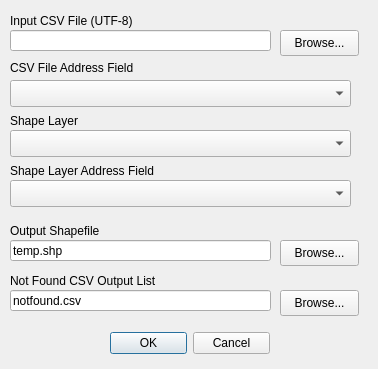
<?xml version="1.0" encoding="UTF-8"?>
<ui version="4.0">
 <class>mmqgis_street_address_join_form</class>
 <widget class="QDialog" name="mmqgis_street_address_join_form">
  <property name="windowModality">
   <enum>Qt::ApplicationModal</enum>
  </property>
  <property name="enabled">
   <bool>true</bool>
  </property>
  <property name="geometry">
   <rect>
    <x>0</x>
    <y>0</y>
    <width>378</width>
    <height>369</height>
   </rect>
  </property>
  <property name="mouseTracking">
   <bool>false</bool>
  </property>
  <property name="windowTitle">
   <string>Street Address Join</string>
  </property>
  <widget class="QDialogButtonBox" name="buttonBox">
   <property name="geometry">
    <rect>
     <x>110</x>
     <y>330</y>
     <width>160</width>
     <height>26</height>
    </rect>
   </property>
   <property name="orientation">
    <enum>Qt::Horizontal</enum>
   </property>
   <property name="standardButtons">
    <set>QDialogButtonBox::Cancel|QDialogButtonBox::Ok</set>
   </property>
  </widget>
  <widget class="QLabel" name="label">
   <property name="geometry">
    <rect>
     <x>10</x>
     <y>220</y>
     <width>261</width>
     <height>22</height>
    </rect>
   </property>
   <property name="text">
    <string>Output Shapefile</string>
   </property>
  </widget>
  <widget class="QLabel" name="label_3">
   <property name="geometry">
    <rect>
     <x>10</x>
     <y>160</y>
     <width>181</width>
     <height>22</height>
    </rect>
   </property>
   <property name="text">
    <string>Shape Layer Address Field</string>
   </property>
  </widget>
  <widget class="QLineEdit" name="outfilename">
   <property name="geometry">
    <rect>
     <x>10</x>
     <y>240</y>
     <width>261</width>
     <height>21</height>
    </rect>
   </property>
   <property name="text">
    <string>temp.shp</string>
   </property>
   <property name="readOnly">
    <bool>false</bool>
   </property>
  </widget>
  <widget class="QPushButton" name="browse_outfile">
   <property name="geometry">
    <rect>
     <x>280</x>
     <y>240</y>
     <width>79</width>
     <height>26</height>
    </rect>
   </property>
   <property name="text">
    <string>Browse...</string>
   </property>
  </widget>
  <widget class="QComboBox" name="shapeaddress">
   <property name="geometry">
    <rect>
     <x>10</x>
     <y>180</y>
     <width>341</width>
     <height>27</height>
    </rect>
   </property>
  </widget>
  <widget class="QComboBox" name="shapelayer">
   <property name="geometry">
    <rect>
     <x>10</x>
     <y>130</y>
     <width>341</width>
     <height>27</height>
    </rect>
   </property>
  </widget>
  <widget class="QLabel" name="label_4">
   <property name="geometry">
    <rect>
     <x>10</x>
     <y>110</y>
     <width>111</width>
     <height>22</height>
    </rect>
   </property>
   <property name="text">
    <string>Shape Layer</string>
   </property>
  </widget>
  <widget class="QLabel" name="label_2">
   <property name="geometry">
    <rect>
     <x>10</x>
     <y>10</y>
     <width>141</width>
     <height>22</height>
    </rect>
   </property>
   <property name="text">
    <string>Input CSV File (UTF-8)</string>
   </property>
  </widget>
  <widget class="QLineEdit" name="infilename">
   <property name="geometry">
    <rect>
     <x>10</x>
     <y>30</y>
     <width>261</width>
     <height>21</height>
    </rect>
   </property>
   <property name="text">
    <string/>
   </property>
   <property name="readOnly">
    <bool>false</bool>
   </property>
  </widget>
  <widget class="QPushButton" name="browse_infile">
   <property name="geometry">
    <rect>
     <x>280</x>
     <y>30</y>
     <width>79</width>
     <height>26</height>
    </rect>
   </property>
   <property name="text">
    <string>Browse...</string>
   </property>
  </widget>
  <widget class="QLabel" name="label_5">
   <property name="geometry">
    <rect>
     <x>10</x>
     <y>270</y>
     <width>261</width>
     <height>22</height>
    </rect>
   </property>
   <property name="text">
    <string>Not Found CSV Output List</string>
   </property>
  </widget>
  <widget class="QLineEdit" name="notfoundfilename">
   <property name="geometry">
    <rect>
     <x>10</x>
     <y>290</y>
     <width>261</width>
     <height>21</height>
    </rect>
   </property>
   <property name="text">
    <string>notfound.csv</string>
   </property>
   <property name="readOnly">
    <bool>false</bool>
   </property>
  </widget>
  <widget class="QPushButton" name="browse_notfound">
   <property name="geometry">
    <rect>
     <x>280</x>
     <y>290</y>
     <width>79</width>
     <height>26</height>
    </rect>
   </property>
   <property name="text">
    <string>Browse...</string>
   </property>
  </widget>
  <widget class="QComboBox" name="csvaddress">
   <property name="geometry">
    <rect>
     <x>10</x>
     <y>80</y>
     <width>341</width>
     <height>27</height>
    </rect>
   </property>
  </widget>
  <widget class="QLabel" name="label_6">
   <property name="geometry">
    <rect>
     <x>10</x>
     <y>60</y>
     <width>171</width>
     <height>16</height>
    </rect>
   </property>
   <property name="text">
    <string>CSV File Address Field</string>
   </property>
  </widget>
 </widget>
 <tabstops>
  <tabstop>infilename</tabstop>
  <tabstop>browse_infile</tabstop>
  <tabstop>csvaddress</tabstop>
  <tabstop>shapelayer</tabstop>
  <tabstop>shapeaddress</tabstop>
  <tabstop>outfilename</tabstop>
  <tabstop>browse_outfile</tabstop>
  <tabstop>notfoundfilename</tabstop>
  <tabstop>browse_notfound</tabstop>
  <tabstop>buttonBox</tabstop>
 </tabstops>
 <resources/>
 <connections>
  <connection>
   <sender>buttonBox</sender>
   <signal>accepted()</signal>
   <receiver>mmqgis_street_address_join_form</receiver>
   <slot>accept()</slot>
   <hints>
    <hint type="sourcelabel">
     <x>248</x>
     <y>254</y>
    </hint>
    <hint type="destinationlabel">
     <x>157</x>
     <y>274</y>
    </hint>
   </hints>
  </connection>
  <connection>
   <sender>buttonBox</sender>
   <signal>rejected()</signal>
   <receiver>mmqgis_street_address_join_form</receiver>
   <slot>reject()</slot>
   <hints>
    <hint type="sourcelabel">
     <x>316</x>
     <y>260</y>
    </hint>
    <hint type="destinationlabel">
     <x>286</x>
     <y>274</y>
    </hint>
   </hints>
  </connection>
 </connections>
</ui>
